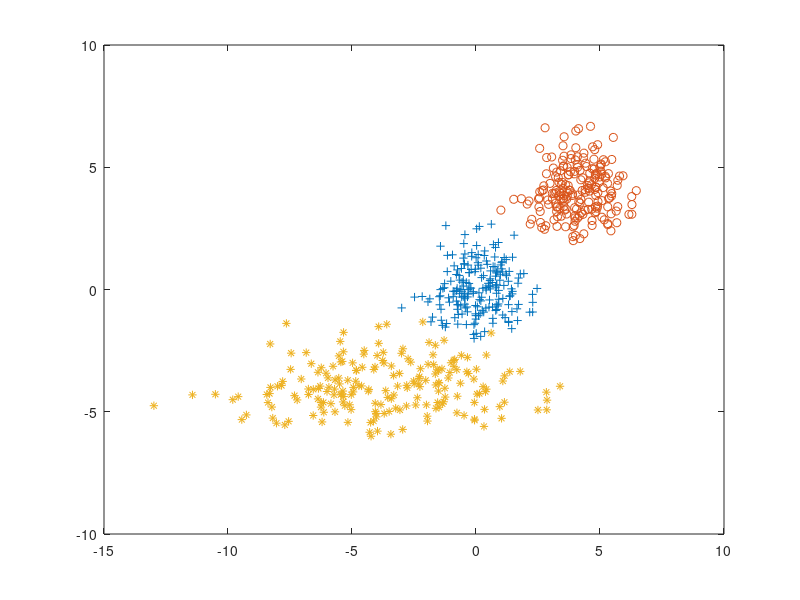

This chart was generated by the following MATLAB code: (Note: this script raises an error after producing the figure.)
clear; close all; clc;

a = randn(200,2);
b = a + 4;
c = a;
c(:,1) = 3*c(:,1);
c = c - 4;
d = [a; b];
e = [a; b; c];
plot(a(:,1),a(:,2),'+');
hold on;
plot(b(:,1),b(:,2),'o');
plot(c(:,1),c(:,2),'*');
hold off;

lambda = 2.9;
S = [a;b;c];
z=0;
while true
    mx = [];
    %for i=1:length(centroids)
    for i=1:length(S)
        num = 0;
        den = 0;
        for j=1:length(S)
            %distance = sqrt(((centroids(i,1)-S(j,1))^2) + ((centroids(i,2)-S(j,2))^2));
            distance = sqrt(((S(i,1)-S(j,1))^2) + ((S(i,2)-S(j,2))^2));
            num = num + ((kernel(distance,lambda)) .* S(j,:));
            den = den + (kernel(distance,lambda));
        end
        mx = [mx; num./den];
    end
    %centroids = unique(mx,'rows');
    if(sum(sum(S==mx)) == 1200)
        break;
    end
    S = mx;
    z = z + 1;
end
centroids = unique(S,'rows');
hold on;
plot(centroids(:,1),centroids(:,2),'o','MarkerSize',60);
plot(centroids(:,1),centroids(:,2),'x','MarkerSize',60);
hold off;